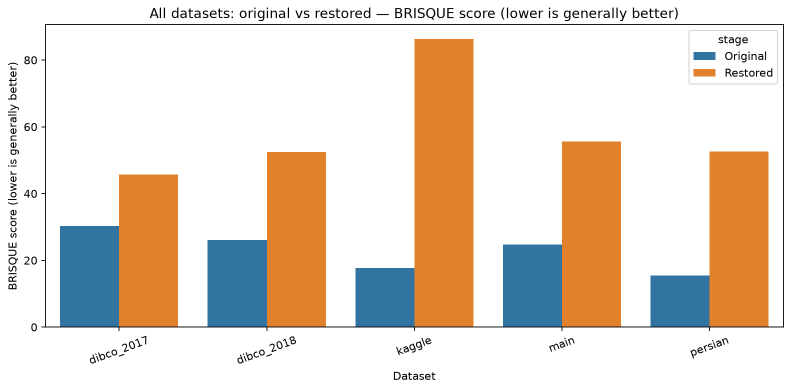
#> input picture evaluation/visual_analysis/all_datasets_brisque_comparison.png, 1582 x 781 px (shown at 1/2 size)
$ python evaluate_images.py --restored visual_analysis
#> lines starting #> are read from the running program, lines starting #| are printed output that depends on the picture

import argparse
from pathlib import Path

import cv2
import numpy as np
import pandas as pd
from skimage.metrics import peak_signal_noise_ratio, structural_similarity


IMAGE_EXTENSIONS = {
    ".png", ".jpg", ".jpeg", ".bmp", ".tif", ".tiff"
}


def load_image(path):
    image = cv2.imread(str(path), cv2.IMREAD_GRAYSCALE)
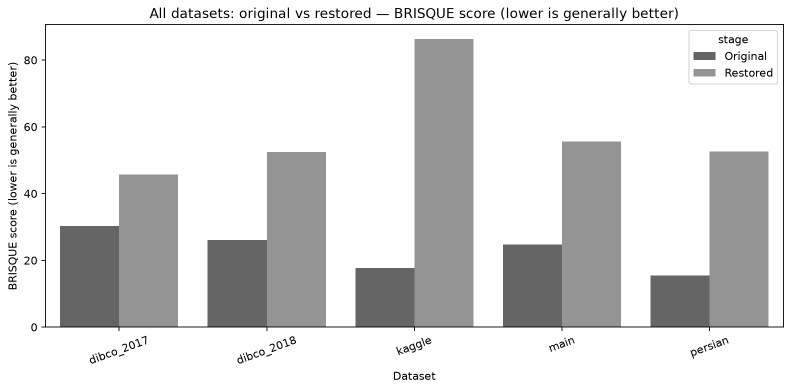
#> image: shape (781, 1582) (shown at 1/2 size); min 0, max 255, mean 219.6
    if image is None:
        raise ValueError(f"Could not read image: {path}")
    return image


# [118 lines left out: functions binarize, drd_score, binary_metrics, not called in this run]


def brisque_score(image):
    model_path = (
        Path(__file__).parent
        / "models"
        / "brisque_model_live.yml"
    )
    range_path = (
        Path(__file__).parent
        / "models"
        / "brisque_range_live.yml"
    )

    if not hasattr(cv2, "quality"):
        raise RuntimeError("OpenCV quality module is unavailable")

    if not model_path.is_file():
        raise FileNotFoundError(f"Missing BRISQUE model: {model_path}")

    if not range_path.is_file():
        raise FileNotFoundError(f"Missing BRISQUE range: {range_path}")

    color_image = cv2.cvtColor(image, cv2.COLOR_GRAY2BGR)

    scores = cv2.quality.QualityBRISQUE_compute(
        color_image,
        str(model_path),
        str(range_path),
    )
#> scores = (82.79, 0, 0, 0)

    return float(scores[0])


def find_images(folder):
    folder = Path(folder)

    if not folder.exists():
        raise FileNotFoundError(f"Folder does not exist: {folder}")

    return {
        path.stem.lower(): path
        for path in folder.rglob("*")
        if path.is_file() and path.suffix.lower() in IMAGE_EXTENSIONS
    }


def evaluate(restored_dir, reference_dir=None, output_csv="evaluation_results.csv"):
    restored_images = find_images(restored_dir)
    references = find_images(reference_dir) if reference_dir else {}

    if not restored_images:
        raise ValueError(f"No images found in {restored_dir}")

    rows = []

    for name, restored_path in sorted(restored_images.items()):
        try:
            restored = load_image(restored_path)
            reference_path = references.get(name)
            reference = load_image(reference_path) if reference_path else None

            row = {
                "image": restored_path.name,
                "restored_path": str(restored_path),
                "reference_path": str(reference_path) if reference_path else "",
                "precision": np.nan,
                "recall": np.nan,
                "fm": np.nan,
                "drd": np.nan,
                "psnr": np.nan,
                "ssim": np.nan,
                "brisque": brisque_score(restored),
                "status": "OK",
                "note": "",
            }


            if reference is not None:
                if restored.shape != reference.shape:
                    reference_for_metrics = cv2.resize(
                        reference,
                        (restored.shape[1], restored.shape[0]),
                        interpolation=cv2.INTER_AREA,
                    )
                    row["note"] = (
                        "Reference resized in memory to restored-image "
                        "dimensions; verify alignment and reference provenance"
                    )
                else:
                    reference_for_metrics = reference
                    row["note"] = ""

                row.update(binary_metrics(restored, reference_for_metrics))

                row["psnr"] = peak_signal_noise_ratio(
                    reference_for_metrics,
                    restored,
                    data_range=255,
                )

                row["ssim"] = structural_similarity(
                    reference_for_metrics,
                    restored,
                    data_range=255,
                )

                row["note"] = "; ".join(
                    part for part in [
                        row.get("note", ""),
                        row.pop("metric_note", ""),
                    ]
                    if part
                )
            else:
                row["note"] = "No reference image with matching filename stem"


            rows.append(row)

        except Exception as exc:
            rows.append({
                "image": restored_path.name,
                "restored_path": str(restored_path),
                "status": "ERROR",
                "note": str(exc),
            })
#> pass 2 of the loop in evaluate, `for name, restored_path in sorted(restored_images.items()):`:
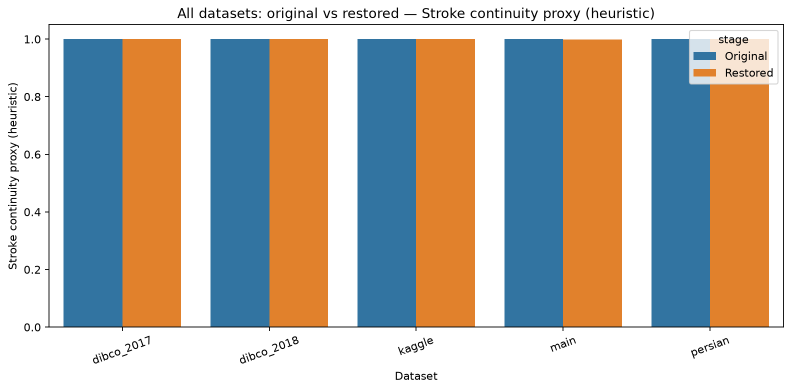
#> input picture evaluation/visual_analysis/all_datasets_stroke_continuity_proxy_comparison.png, 1583 x 781 px (shown at 1/2 size)
#> in load_image (call 2), `image = cv2.imread(str(path), cv2.IMREAD_GRAYSCALE)`:
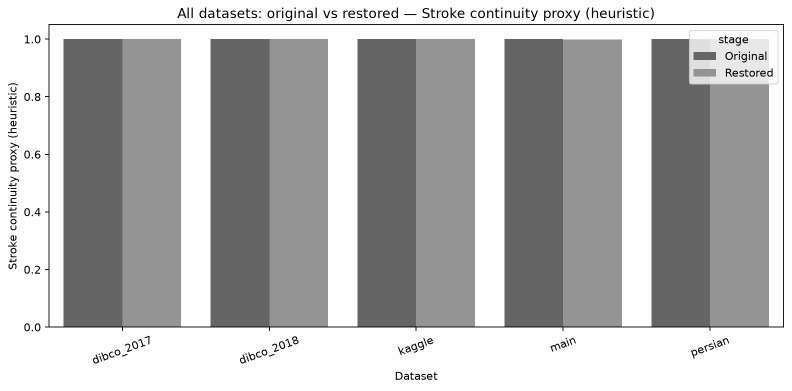
#> image: shape (781, 1583) (shown at 1/2 size); min 0, max 255, mean 180.8
#> color_image: shape (781, 1583, 3)

    output = Path(output_csv)
    output.parent.mkdir(parents=True, exist_ok=True)
    pd.DataFrame(rows).to_csv(output, index=False)

    print(f"Evaluated {len(rows)} images")
#| Evaluated 2 images
    print(f"Results saved to: {output.resolve()}")
    print("Metrics without required reference data will be blank.")


if __name__ == "__main__":
    parser = argparse.ArgumentParser(
        description="Evaluate restored historical document images"
    )
    parser.add_argument("--restored", required=True,
                        help="Folder containing restored images")
    parser.add_argument("--reference", default=None,
                        help="Folder containing matching reference images")
    parser.add_argument("--output", default="evaluation/results.csv",
                        help="Output CSV path")
    args = parser.parse_args()

    evaluate(args.restored, args.reference, args.output)
